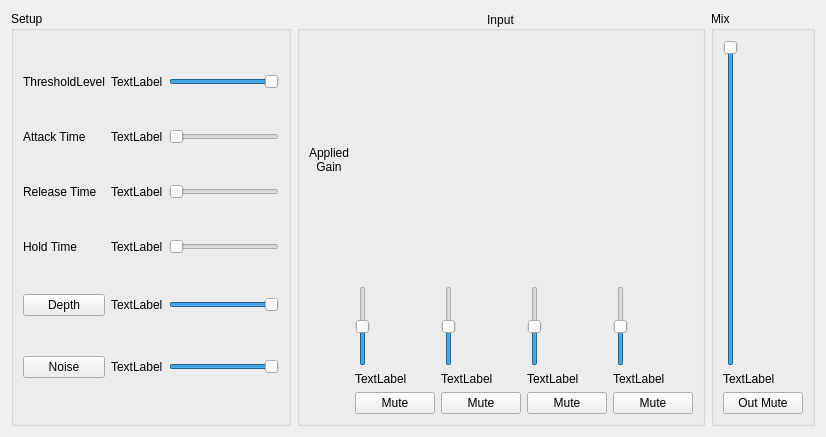
<?xml version="1.0" encoding="UTF-8"?>
<ui version="4.0">
 <class>CfgSettingAutomaticMixerGainSharing4</class>
 <widget class="QWidget" name="CfgSettingAutomaticMixerGainSharing4">
  <property name="geometry">
   <rect>
    <x>0</x>
    <y>0</y>
    <width>826</width>
    <height>437</height>
   </rect>
  </property>
  <property name="windowTitle">
   <string>Form</string>
  </property>
  <property name="styleSheet">
   <string notr="true">QPushButton:checked{
background-color:rgb(0, 255, 0);
}</string>
  </property>
  <layout class="QHBoxLayout" name="horizontalLayout">
   <item>
    <widget class="QGroupBox" name="groupBox">
     <property name="focusPolicy">
      <enum>Qt::NoFocus</enum>
     </property>
     <property name="title">
      <string>Setup</string>
     </property>
     <layout class="QGridLayout" name="gridLayout">
      <item row="0" column="2">
       <widget class="QSlider" name="Slider_ThreadLevel">
        <property name="focusPolicy">
         <enum>Qt::NoFocus</enum>
        </property>
        <property name="minimum">
         <number>-100</number>
        </property>
        <property name="maximum">
         <number>0</number>
        </property>
        <property name="orientation">
         <enum>Qt::Horizontal</enum>
        </property>
       </widget>
      </item>
      <item row="0" column="0">
       <widget class="QLabel" name="label">
        <property name="text">
         <string>ThresholdLevel</string>
        </property>
       </widget>
      </item>
      <item row="1" column="0">
       <widget class="QLabel" name="label_2">
        <property name="text">
         <string>Attack Time</string>
        </property>
       </widget>
      </item>
      <item row="2" column="0">
       <widget class="QLabel" name="label_3">
        <property name="text">
         <string>Release Time</string>
        </property>
       </widget>
      </item>
      <item row="1" column="2">
       <widget class="QSlider" name="Slider_AttackTime">
        <property name="focusPolicy">
         <enum>Qt::NoFocus</enum>
        </property>
        <property name="maximum">
         <number>1000</number>
        </property>
        <property name="orientation">
         <enum>Qt::Horizontal</enum>
        </property>
       </widget>
      </item>
      <item row="2" column="2">
       <widget class="QSlider" name="Slider_ReleaseTime">
        <property name="focusPolicy">
         <enum>Qt::NoFocus</enum>
        </property>
        <property name="maximum">
         <number>10000</number>
        </property>
        <property name="orientation">
         <enum>Qt::Horizontal</enum>
        </property>
       </widget>
      </item>
      <item row="3" column="0">
       <widget class="QLabel" name="label_4">
        <property name="text">
         <string>Hold Time</string>
        </property>
       </widget>
      </item>
      <item row="3" column="2">
       <widget class="QSlider" name="Slider_HoldTime">
        <property name="focusPolicy">
         <enum>Qt::NoFocus</enum>
        </property>
        <property name="maximum">
         <number>1000</number>
        </property>
        <property name="orientation">
         <enum>Qt::Horizontal</enum>
        </property>
       </widget>
      </item>
      <item row="4" column="0">
       <widget class="QPushButton" name="PB_Depth">
        <property name="focusPolicy">
         <enum>Qt::NoFocus</enum>
        </property>
        <property name="text">
         <string>Depth</string>
        </property>
        <property name="checkable">
         <bool>true</bool>
        </property>
       </widget>
      </item>
      <item row="5" column="2">
       <widget class="QSlider" name="Slider_Noise">
        <property name="focusPolicy">
         <enum>Qt::NoFocus</enum>
        </property>
        <property name="minimum">
         <number>-100</number>
        </property>
        <property name="maximum">
         <number>0</number>
        </property>
        <property name="orientation">
         <enum>Qt::Horizontal</enum>
        </property>
       </widget>
      </item>
      <item row="5" column="0">
       <widget class="QPushButton" name="PB_Noise">
        <property name="focusPolicy">
         <enum>Qt::NoFocus</enum>
        </property>
        <property name="text">
         <string>Noise</string>
        </property>
        <property name="checkable">
         <bool>true</bool>
        </property>
       </widget>
      </item>
      <item row="4" column="2">
       <widget class="QSlider" name="Slider_Depth">
        <property name="focusPolicy">
         <enum>Qt::NoFocus</enum>
        </property>
        <property name="minimum">
         <number>-100</number>
        </property>
        <property name="maximum">
         <number>0</number>
        </property>
        <property name="orientation">
         <enum>Qt::Horizontal</enum>
        </property>
       </widget>
      </item>
      <item row="0" column="1">
       <widget class="QLabel" name="label_Threshold">
        <property name="text">
         <string>TextLabel</string>
        </property>
       </widget>
      </item>
      <item row="1" column="1">
       <widget class="QLabel" name="label_Attack">
        <property name="text">
         <string>TextLabel</string>
        </property>
       </widget>
      </item>
      <item row="2" column="1">
       <widget class="QLabel" name="label_Release">
        <property name="text">
         <string>TextLabel</string>
        </property>
       </widget>
      </item>
      <item row="3" column="1">
       <widget class="QLabel" name="label_Hold">
        <property name="text">
         <string>TextLabel</string>
        </property>
       </widget>
      </item>
      <item row="4" column="1">
       <widget class="QLabel" name="label_Depth">
        <property name="text">
         <string>TextLabel</string>
        </property>
       </widget>
      </item>
      <item row="5" column="1">
       <widget class="QLabel" name="label_Noise">
        <property name="text">
         <string>TextLabel</string>
        </property>
       </widget>
      </item>
     </layout>
    </widget>
   </item>
   <item>
    <widget class="QGroupBox" name="groupBox_2">
     <property name="minimumSize">
      <size>
       <width>0</width>
       <height>0</height>
      </size>
     </property>
     <property name="title">
      <string>Input</string>
     </property>
     <property name="alignment">
      <set>Qt::AlignCenter</set>
     </property>
     <layout class="QGridLayout" name="gridLayout_2">
      <item row="2" column="3">
       <widget class="QLabel" name="label_input3">
        <property name="text">
         <string>TextLabel</string>
        </property>
       </widget>
      </item>
      <item row="2" column="1">
       <widget class="QLabel" name="label_input1">
        <property name="text">
         <string>TextLabel</string>
        </property>
       </widget>
      </item>
      <item row="2" column="2">
       <widget class="QLabel" name="label_input2">
        <property name="text">
         <string>TextLabel</string>
        </property>
       </widget>
      </item>
      <item row="2" column="4">
       <widget class="QLabel" name="label_input4">
        <property name="text">
         <string>TextLabel</string>
        </property>
       </widget>
      </item>
      <item row="3" column="1">
       <widget class="QPushButton" name="PB_InputMute_1">
        <property name="focusPolicy">
         <enum>Qt::NoFocus</enum>
        </property>
        <property name="text">
         <string>Mute</string>
        </property>
        <property name="checkable">
         <bool>true</bool>
        </property>
       </widget>
      </item>
      <item row="1" column="3">
       <widget class="QSlider" name="Slider_PreInGain_3">
        <property name="focusPolicy">
         <enum>Qt::NoFocus</enum>
        </property>
        <property name="minimum">
         <number>-20</number>
        </property>
        <property name="maximum">
         <number>20</number>
        </property>
        <property name="orientation">
         <enum>Qt::Vertical</enum>
        </property>
       </widget>
      </item>
      <item row="3" column="2">
       <widget class="QPushButton" name="PB_InputMute_2">
        <property name="focusPolicy">
         <enum>Qt::NoFocus</enum>
        </property>
        <property name="text">
         <string>Mute</string>
        </property>
        <property name="checkable">
         <bool>true</bool>
        </property>
       </widget>
      </item>
      <item row="3" column="4">
       <widget class="QPushButton" name="PB_InputMute_4">
        <property name="focusPolicy">
         <enum>Qt::NoFocus</enum>
        </property>
        <property name="text">
         <string>Mute</string>
        </property>
        <property name="checkable">
         <bool>true</bool>
        </property>
       </widget>
      </item>
      <item row="1" column="4">
       <widget class="QSlider" name="Slider_PreInGain_4">
        <property name="focusPolicy">
         <enum>Qt::NoFocus</enum>
        </property>
        <property name="minimum">
         <number>-20</number>
        </property>
        <property name="maximum">
         <number>20</number>
        </property>
        <property name="orientation">
         <enum>Qt::Vertical</enum>
        </property>
       </widget>
      </item>
      <item row="3" column="3">
       <widget class="QPushButton" name="PB_InputMute_3">
        <property name="focusPolicy">
         <enum>Qt::NoFocus</enum>
        </property>
        <property name="text">
         <string>Mute</string>
        </property>
        <property name="checkable">
         <bool>true</bool>
        </property>
       </widget>
      </item>
      <item row="1" column="2">
       <widget class="QSlider" name="Slider_PreInGain_2">
        <property name="focusPolicy">
         <enum>Qt::NoFocus</enum>
        </property>
        <property name="minimum">
         <number>-20</number>
        </property>
        <property name="maximum">
         <number>20</number>
        </property>
        <property name="orientation">
         <enum>Qt::Vertical</enum>
        </property>
       </widget>
      </item>
      <item row="0" column="0">
       <widget class="QLabel" name="label_Hold_2">
        <property name="text">
         <string>Applied
Gain</string>
        </property>
        <property name="alignment">
         <set>Qt::AlignCenter</set>
        </property>
       </widget>
      </item>
      <item row="1" column="1">
       <widget class="QSlider" name="Slider_PreInGain_1">
        <property name="focusPolicy">
         <enum>Qt::NoFocus</enum>
        </property>
        <property name="minimum">
         <number>-20</number>
        </property>
        <property name="maximum">
         <number>20</number>
        </property>
        <property name="orientation">
         <enum>Qt::Vertical</enum>
        </property>
       </widget>
      </item>
      <item row="0" column="3">
       <widget class="VolumeWidget" name="Disp_Level_3" native="true">
        <property name="minimumSize">
         <size>
          <width>0</width>
          <height>240</height>
         </size>
        </property>
        <property name="MaxValue" stdset="0">
         <number>0</number>
        </property>
        <property name="MinValue" stdset="0">
         <number>-60</number>
        </property>
        <property name="SingleTrack" stdset="0">
         <bool>true</bool>
        </property>
       </widget>
      </item>
      <item row="0" column="4">
       <widget class="VolumeWidget" name="Disp_Level_4" native="true">
        <property name="minimumSize">
         <size>
          <width>0</width>
          <height>240</height>
         </size>
        </property>
        <property name="MaxValue" stdset="0">
         <number>0</number>
        </property>
        <property name="MinValue" stdset="0">
         <number>-60</number>
        </property>
        <property name="SingleTrack" stdset="0">
         <bool>true</bool>
        </property>
       </widget>
      </item>
      <item row="0" column="2">
       <widget class="VolumeWidget" name="Disp_Level_2" native="true">
        <property name="minimumSize">
         <size>
          <width>0</width>
          <height>240</height>
         </size>
        </property>
        <property name="MaxValue" stdset="0">
         <number>0</number>
        </property>
        <property name="MinValue" stdset="0">
         <number>-60</number>
        </property>
        <property name="SingleTrack" stdset="0">
         <bool>true</bool>
        </property>
       </widget>
      </item>
      <item row="0" column="1">
       <widget class="VolumeWidget" name="Disp_Level_1" native="true">
        <property name="minimumSize">
         <size>
          <width>0</width>
          <height>240</height>
         </size>
        </property>
        <property name="MaxValue" stdset="0">
         <number>0</number>
        </property>
        <property name="MinValue" stdset="0">
         <number>-60</number>
        </property>
        <property name="SingleTrack" stdset="0">
         <bool>true</bool>
        </property>
       </widget>
      </item>
     </layout>
    </widget>
   </item>
   <item>
    <widget class="QGroupBox" name="groupBox_3">
     <property name="title">
      <string>Mix</string>
     </property>
     <layout class="QVBoxLayout" name="verticalLayout">
      <item>
       <widget class="QSlider" name="Slider_MixOutGain">
        <property name="focusPolicy">
         <enum>Qt::NoFocus</enum>
        </property>
        <property name="minimum">
         <number>-100</number>
        </property>
        <property name="maximum">
         <number>0</number>
        </property>
        <property name="orientation">
         <enum>Qt::Vertical</enum>
        </property>
       </widget>
      </item>
      <item>
       <widget class="QLabel" name="label_Output">
        <property name="text">
         <string>TextLabel</string>
        </property>
       </widget>
      </item>
      <item>
       <widget class="QPushButton" name="PB_MixOutMute">
        <property name="focusPolicy">
         <enum>Qt::NoFocus</enum>
        </property>
        <property name="text">
         <string>Out Mute</string>
        </property>
        <property name="checkable">
         <bool>true</bool>
        </property>
       </widget>
      </item>
     </layout>
    </widget>
   </item>
  </layout>
 </widget>
 <customwidgets>
  <customwidget>
   <class>VolumeWidget</class>
   <extends>QWidget</extends>
   <header>customWidget/volumewidget.h</header>
   <container>1</container>
  </customwidget>
 </customwidgets>
 <resources/>
 <connections/>
</ui>
